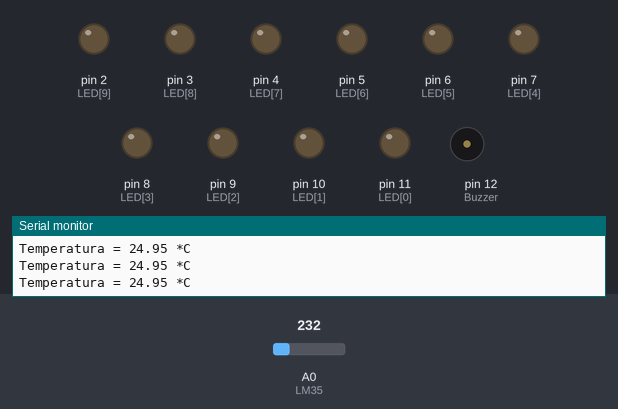
Bench run of a sketch on a simulated Arduino Uno, built with avr-gcc and run on an emulated ATmega328P. Shown: output pins drawn as LEDs (lit = HIGH), buzzer (waves = sounding, pin HIGH), the last lines printed to the serial monitor. Inputs (shaded band) come from the test bench; at power-on: A0 (LM35) = 232.

Above: at 1.2 s.
1.3 s: A0 (LM35) set to 277
4.3 s: A0 (LM35) set to 284
At 5.4 s:
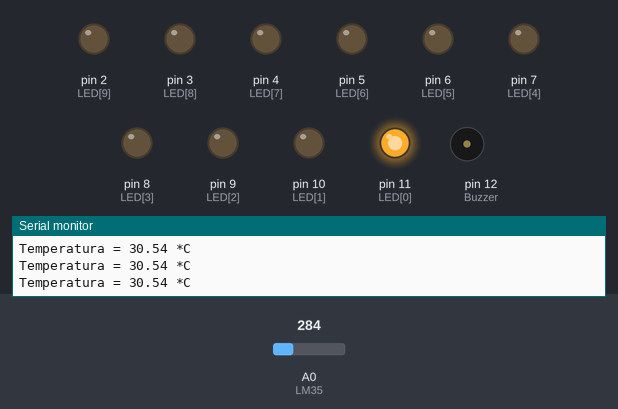
5.8 s: A0 (LM35) set to 290
At 6.2 s:
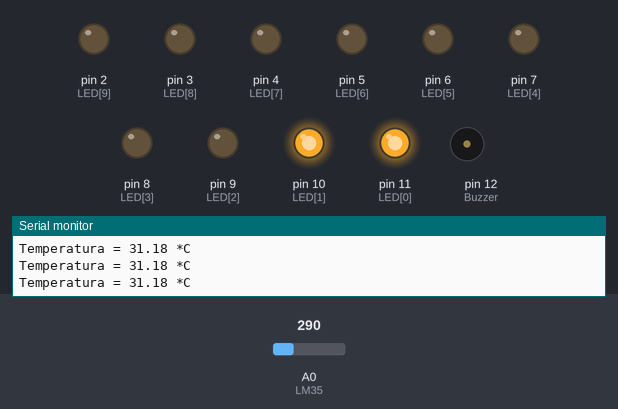
7.3 s: A0 (LM35) set to 336
At 8.4 s:
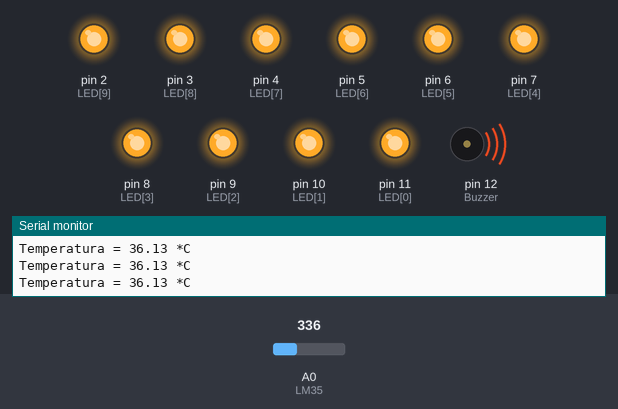
8.8 s: A0 (LM35) set to 325
At 9.5 s:
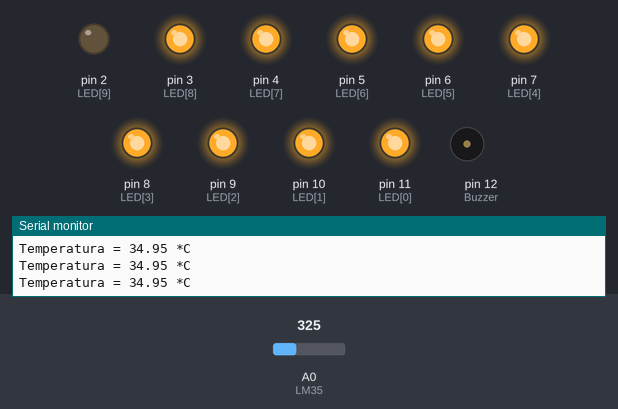
10.3 s: A0 (LM35) set to 266
At 11.7 s:
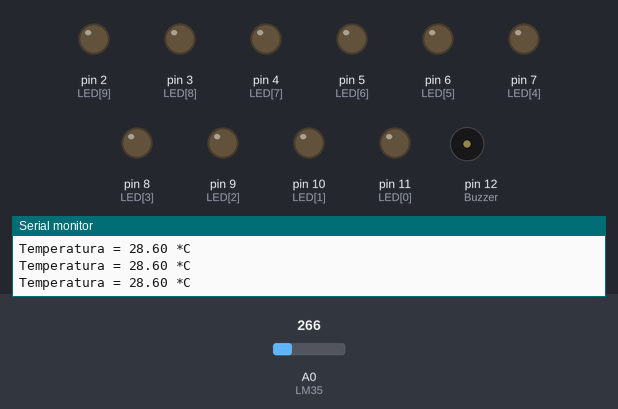
Timing chart, 0 to 13.3 s (numbered marks = the images above; inputs shaded):
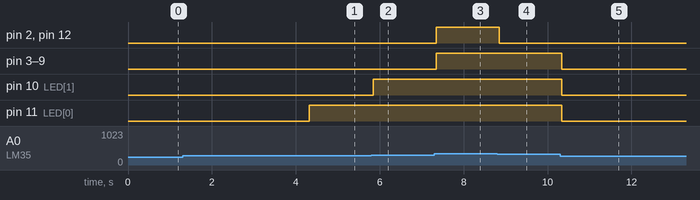

Measured:
- the behaviour switches between 283 and 284 on A0 (LM35) (found by bisection; images 0 and 1)
- the behaviour switches between 326 and 325 on A0 (LM35) (found by bisection; images 3 and 4)
- after the input at 4.3 s, pin 11 (LED[0]): LOW → HIGH at once
- after the input at 5.8 s, pin 10 (LED[1]): LOW → HIGH after 0.05 s
- after the input at 7.3 s, pin 2 (LED[9]), pin 3 (LED[8]), pin 4 (LED[7]), pin 5 (LED[6]), pin 6 (LED[5]), pin 7 (LED[4]), pin 8 (LED[3]), pin 9 (LED[2]), pin 12 (Buzzer): LOW → HIGH after 0.05 s
- after the input at 8.8 s, pin 2 (LED[9]), pin 12 (Buzzer): HIGH → LOW at once
- after the input at 10.3 s, pin 3 (LED[8]), pin 4 (LED[7]), pin 5 (LED[6]), pin 6 (LED[5]), pin 7 (LED[4]), pin 8 (LED[3]), pin 9 (LED[2]), pin 10 (LED[1]), pin 11 (LED[0]): HIGH → LOW at once

The sketch:

tem_2.ino
```cpp
const int LM35 = 0;
float temperatura = 0;
int ADClido = 0;
const int Buzzer = 12;
const int LED[] = {
11,10,9,8,7,6,5,4,3,2};
void setup(){
analogReference(INTERNAL);
pinMode(Buzzer, OUTPUT);
for(int x = 0; x < 10; x++){
pinMode(LED[x], OUTPUT);
}
Serial.begin(9600);
}
void loop(){
ADClido = analogRead(LM35);
temperatura = ADClido * 0.1075268817204301;
Serial.print("Temperatura = ");
Serial.print(temperatura);
Serial.println(" *C");
if(temperatura > 30.50){
digitalWrite(LED[0], HIGH);
}
else{
digitalWrite(LED[0], LOW);
}
if(temperatura > 31.00){
digitalWrite(LED[1], HIGH);
}
else{
digitalWrite(LED[1], LOW);
}
if(temperatura > 31.50){
digitalWrite(LED[2], HIGH);
}
else{
digitalWrite(LED[2], LOW);
}
if(temperatura > 32.00){
digitalWrite(LED[3], HIGH);
}
else{
digitalWrite(LED[3], LOW);
}
if(temperatura > 32.50){
digitalWrite(LED[4], HIGH);
}
else{
digitalWrite(LED[4], LOW);
}
if(temperatura > 33.00){
digitalWrite(LED[5], HIGH);
}
else{
digitalWrite(LED[5], LOW);
}
if(temperatura > 33.50){
digitalWrite(LED[6], HIGH);
}
else{
digitalWrite(LED[6], LOW);
}
if(temperatura > 34.00){
digitalWrite(LED[7], HIGH);
}
else{
digitalWrite(LED[7], LOW);
}
if(temperatura > 34.50){
digitalWrite(LED[8], HIGH);
}
else{
digitalWrite(LED[8], LOW);
}
if(temperatura > 35.00){
digitalWrite(LED[9], HIGH);
digitalWrite(Buzzer,HIGH);
}
else{
digitalWrite(LED[9], LOW);
digitalWrite(Buzzer,LOW);
}
}
```
